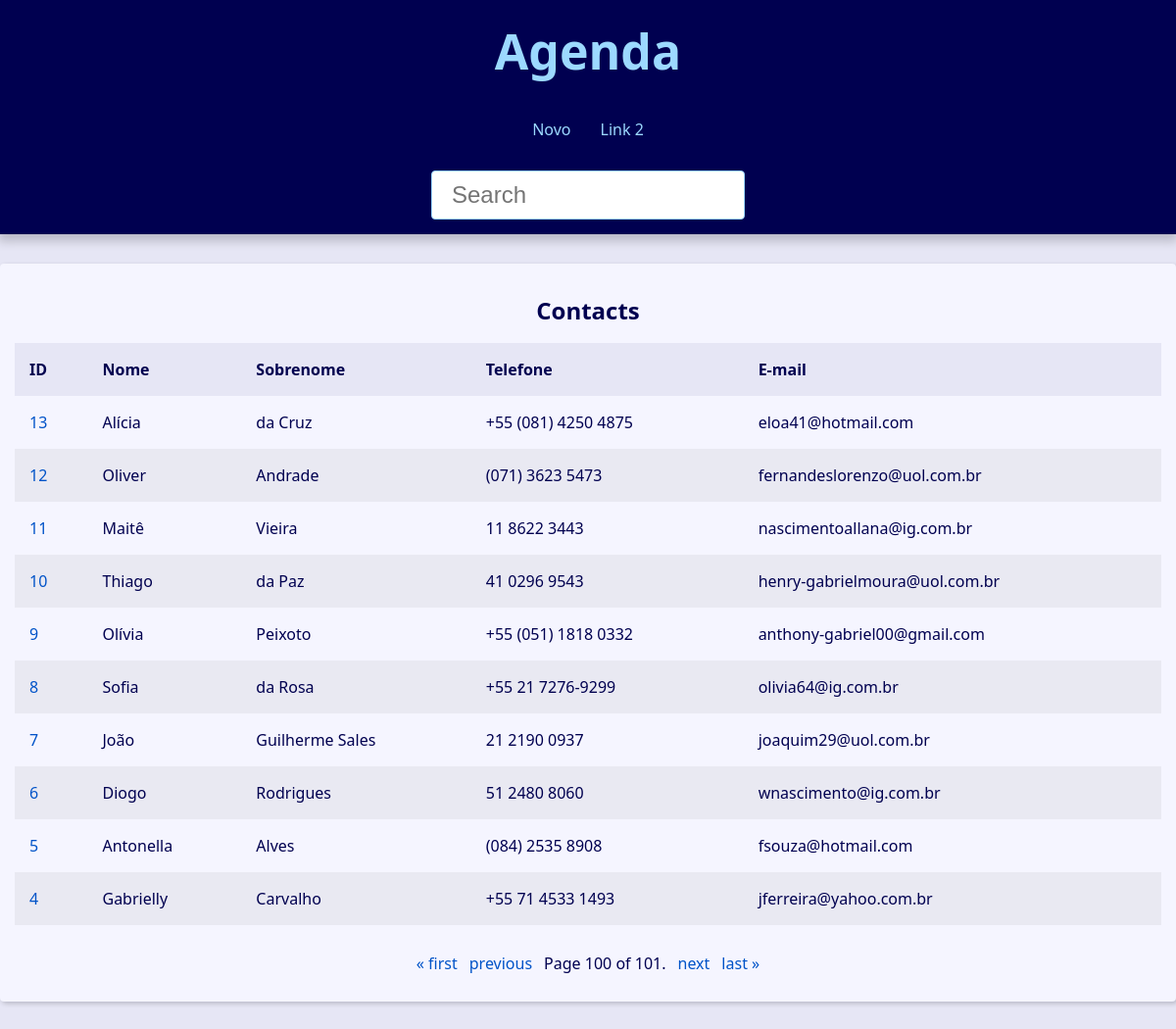
Page /?page=100&q= on the committed database.
### contact/models.py (models this page shows, shortened)
class Contact(models.Model):
    first_name = models.CharField(max_length=50)
    last_name = models.CharField(max_length=50, blank=True)
    phone = models.CharField(max_length=50)
    email = models.EmailField(max_length=254, blank=True)
    created_date = models.DateTimeField(default=timezone.now)
    description = models.TextField(blank=True)
    show = models.BooleanField(default=True)
    picture = models.ImageField(blank=True, upload_to='pictures/%Y/%m/')
    owner = models.ForeignKey(
        User,
        on_delete=models.SET_NULL,
        blank=True, null=True
    )
    category = models.ForeignKey(
        Category,
        on_delete=models.SET_NULL,
        blank=True, null=True
    )

### contact/views/contact_views.py (the view)
# urls.py: path('', views.index, name='index'),
def index(request):
    contacts = Contact.objects \
        .filter(show=True)\
        .order_by('-id')
    paginator = Paginator(contacts, 10)
    page_number = request.GET.get("page")
    page_obj = paginator.get_page(page_number)
    context = {
        'page_obj': page_obj,
        'site_title': ' - Contatos',
    }
    return render(
        request,
        'contact/index.html',
        context
    )

### contact/templates/contact/index.html
{% extends 'global/base.html' %}
{% block content %}
  {% if page_obj %}
    <div class="responsive-table">
      <table class="contacts-table">
        <caption class="table-caption ">
          Contacts
        </caption>
        <thead>
          <tr class="table-row table-row-header">
            <th class="table-header">ID</th>
            <th class="table-header">Nome</th>
            <th class="table-header">Sobrenome</th>
            <th class="table-header">Telefone</th>
            <th class="table-header">E-mail</th>
          </tr>
        </thead>
        <tbody>
          {% for contact in page_obj %}
            <tr class="table-row">
              <td class="table-cel">
                <a
                  class="table-link"
                  href="{% url 'contact:contact' contact.id %}"
                >
                  {{ contact.id }}
                </a>
              </td>
              <td class="table-cel">
                {{ contact.first_name }}
              </td>
              <td class="table-cel">
                {{ contact.last_name }}
              </td>
              <td class="table-cel">
                {{ contact.phone }}
              </td>
              <td class="table-cel">
                {{ contact.email }}
              </td>
            </tr>
          {% endfor %}
        </tbody>
      </table>
    </div>
  {% else %}
    <div class="single-contact">
      <h1 class="single-contact-name">
        <p align="center">Nenhum contato encontrado.</p>
      </h1>
    </div>
  {% endif %}
{% endblock content %}

### base/static/global/css/style.css (style rules this page uses)
:root { --spacing: 1.5rem; --link-dark-color: rgb(0, 83, 200); --link-light-color: rgb(156, 217, 255); --clr-white: rgb(245, 245, 255); --clr-blue: rgb(0, 0, 80); --clr-light-gray: rgb(230, 230, 245); --clr-dark-shadow-5: rgba(0, 0, 10, 5%); --clr-dark-shadow-10: rgba(0, 0, 10, 10%); --clr-dark-shadow-20: rgba(0, 0, 10, 20%); --clr-light-shadow-5: rgba(200, 200, 255, 5%); --clr-light-shadow-10: rgba(200, 200, 255, 20%); --clr-light-shadow-20: rgba(200, 200, 255, 20%); --main-page-width: 120rem; --table-min-width: 60rem; --biggest-font-size: 5rem; --bigger-font-size: 4rem; --big-font-size: 3.2rem; --medium-font-size: 2.4rem; --small-font-size: 1.6rem; --smaller-font-size: 1.4rem; --smallest-font-size: 1.2rem; --transition-fast: 300ms; --transition-medium: 600ms; --transition-slow: 1s; --default-border-radius: 4px; }
*, *::before, *::after { margin: 0; padding: 0; box-sizing: border-box; }
html { font-size: 62.5%; }
body { font-family: system-ui, -apple-system, BlinkMacSystemFont, 'Segoe UI', Roboto, Oxygen, Ubuntu, Cantarell, 'Open Sans', 'Helvetica Neue', sans-serif; line-height: 1.5; font-size: var(--small-font-size); color: var(--clr-blue); -webkit-font-smoothing: antialiased; background: var(--clr-light-gray); }
.responsive-table { width: 100%; overflow-x: auto; }
.contacts-table { width: 100%; min-width: var(--table-min-width); border-collapse: collapse; }
.table-caption { font-size: var(--medium-font-size); font-weight: bold; padding: var(--spacing); }
.table-row { text-align: left; text-overflow: ellipsis; transition: background-color var(--transition-fast) ease-in-out; }
.table-row:nth-of-type(2n) { background: var(--clr-dark-shadow-5); }
.table-row-header { background: var(--clr-light-gray); color: var(--clr-blue); }
.table-cel, .table-header { padding: var(--spacing); }
.table-link { color: var(--link-dark-color); transition: color var(--transition-fast) ease-in-out; text-decoration: none; }

### rows in the picture
Contact: id "13", first_name "Alícia", last_name "da Cruz", phone "+55 (081) 4250 4875", email "eloa41@hotmail.com"
Contact: id "12", first_name "Oliver", last_name "Andrade", phone "(071) 3623 5473", email "fernandeslorenzo@uol.com.br"
Contact: id "11", first_name "Maitê", last_name "Vieira", phone "11 8622 3443", email "nascimentoallana@ig.com.br"
Contact: id "10", first_name "Thiago", last_name "da Paz", phone "41 0296 9543", email "henry-gabrielmoura@uol.com.br"
Contact: id "9", first_name "Olívia", last_name "Peixoto", phone "+55 (051) 1818 0332", email "anthony-gabriel00@gmail.com"
Contact: id "8", first_name "Sofia", last_name "da Rosa", phone "+55 21 7276-9299", email "olivia64@ig.com.br"
Contact: id "7", first_name "João", last_name "Guilherme Sales", phone "21 2190 0937", email "joaquim29@uol.com.br"
Contact: id "6", first_name "Diogo", last_name "Rodrigues", phone "51 2480 8060", email "wnascimento@ig.com.br"
Contact: id "5", first_name "Antonella", last_name "Alves", phone "(084) 2535 8908", email "fsouza@hotmail.com"
Contact: id "4", first_name "Gabrielly", last_name "Carvalho", phone "+55 71 4533 1493", email "jferreira@yahoo.com.br"

### other values in the picture
{{ page_obj.number }} "100"
{{ page_obj.paginator.num_pages }} "101"
